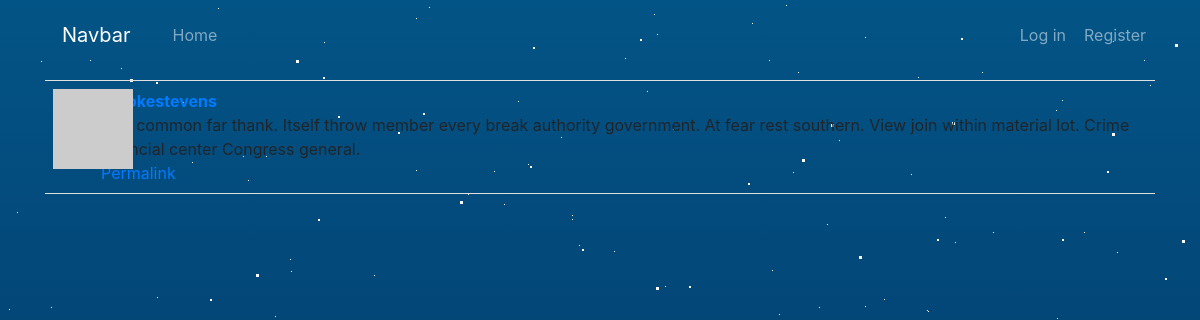
The app's page /post/4 with its own data.
### app/models.py (models this page shows, shortened)
class Post(db.Model):
    __tablename__ = 'posts'
    id = db.Column(db.Integer, primary_key=True)
    body = db.Column(db.Text)
    author_id = db.Column(db.Integer, db.ForeignKey('users.id'))
    body_html = db.Column(db.Text)

class User(UserMixin, db.Model):
    __tablename__ = 'users'
    id = db.Column(db.Integer, primary_key=True)
    email = db.Column(db.String(64), unique=True, index=True)
    username = db.Column(db.String(64), unique=True, index=True)
    password_hash = db.Column(db.String(128))
    role_id = db.Column(db.Integer, db.ForeignKey('roles.id'))
    name = db.Column(db.String(64))
    location = db.Column(db.String(64))
    about_me = db.Column(db.Text())
    avatar_hash = db.Column(db.String(32))
    posts = db.relationship('Post', backref='author', lazy='dynamic')
    followed = db.relationship('Follow',\
                                foreign_keys=[Follow.follower_id],
                                backref=db.backref('follower', lazy='joined'),
                                lazy='dynamic',
                                cascade='all, delete-orphan')
    followers = db.relationship('Follow',
                                foreign_keys=[Follow.followed_id],
                                backref=db.backref('followed', lazy='joined'),
                                lazy='dynamic',
                                cascade='all, delete-orphan')
    def gravatar(self, size=100, default='identicon', rating='g'):
        url = 'https://secure.gravatar.com/avatar'
        hash = self.avatar_hash or self.gravatar_hash()
        return '{url}/{hash}?s={size}&d={default}&r={rating}'.format(url=url, hash=hash, size=size, default=default, rating=rating)
    @property
    def password(self):
        raise AttributeError('password is not a readable attribute')

### app/main/views.py (the view)
@main.route('/post/<int:id>')
def post(id):
    post = Post.query.get_or_404(id)
    return render_template('post.html', posts=[post])

### app/auth/views.py (called while the page is built)
@auth.before_app_request
def before_request():
    if current_user.is_authenticated:
        current_user.ping()

### app/main/__init__.py (called while the page is built)
@main.app_context_processor
def inject_permission():
    return dict(Permission=Permission)

### app/templates/post.html (shortened to what this page needs)
{% extends "base.html" %}
{% block page_content %}
{% include "_posts.html" %}
{% endblock %}

### app/templates/_posts.html (shortened to what this page needs)
<div class="container">
    <ul class="posts">
        {% for post in posts %}
        <li class="post">
            <div class="post-thumbnail">
                <a href="{{ url_for('.user', username=post.author.username) }}">
                    <img class="img-rounded profile-thumbnail" src="{{ post.author.gravatar(size=39) }}">
                </a>
            </div>
            <div class="post-content">
                <div class="post-author"><a href="{{ url_for('.user', username=post.author.username) }}">{{ post.author.username }}</a></div>
                <div class="post-body">
                    {% if post.body_html %}
                        {{ post.body_html | safe }}
                    {% else %}
                        {{ post.body }}
                    {% endif %}
                </div>
                <div class="post-footer">
                    <a href="{{ url_for('main.post', id=post.id) }}">
                        <span class="label label-default">Permalink</span>
                    </a>
                </div>
            </div>
        </li>
        {% endfor %}
    </ul>
</div>

### app/static/css/styles.css (style rules this page uses)
body { background: linear-gradient(#035486,#010029); overflow: hidden; }
.profile-thumbnail { position: absolute; }
ul.posts { list-style-type: none; padding: 0px; margin: 16px 0px 0px 0px; border-top: 1px solid #e0e0e0; }
ul.posts li.post { padding: 8px; border-bottom: 1px solid #e0e0e0; }
div.post-author { font-weight: bold; }
div.post-thumbnail { position: absolute; }
div.post-content { margin-left: 48px; min-height: 48px; }

### records on screen
Post: author.username "brookestevens", body "Half common far thank. Itself throw member every break authority government. At fear rest southern. View join within material lot. Crime financial center Congress general."
